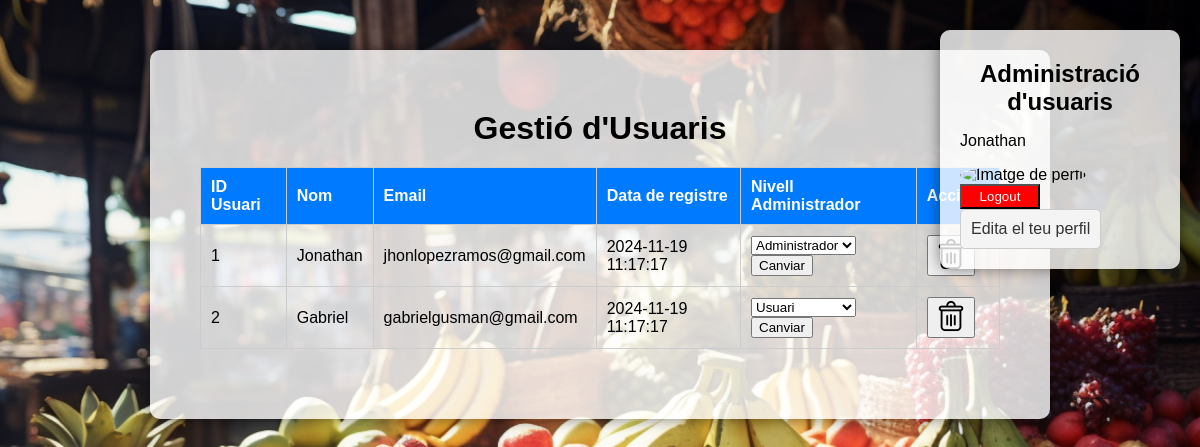
Page /vista/vista.administrador.php (signed in) on the committed database.
### tables this page shows
CREATE TABLE usuaris (
    id_usuari INT AUTO_INCREMENT PRIMARY KEY,
    nom VARCHAR(100) NOT NULL,
    email VARCHAR(255) NOT NULL UNIQUE,
    contrasenya VARCHAR(255) NOT NULL,
    data_registre TIMESTAMP DEFAULT CURRENT_TIMESTAMP,
    nivell_administrador INT DEFAULT 2,
    id_imatge INT DEFAULT 2,
    CONSTRAINT fk_usuari_imatge FOREIGN KEY (id_imatge) REFERENCES imatges_perfil(id_imatge)
);

### vista/vista.administrador.php (the view, shortened to what this page needs)
<?php
require '../controlador/cont.processar.php';
$usuaris = $pdo->query("SELECT id_usuari, nom, email, data_registre, nivell_administrador FROM usuaris")->fetchAll(PDO::FETCH_ASSOC);
?>
<!DOCTYPE html>
<html lang="ca">
<head>
    <link rel="stylesheet" href="../css/estils.css">
</head>
<body>
    <div class="logout-container">
        <h2>Administració d'usuaris</h2>
        <p><?php echo htmlspecialchars($_SESSION['nom_usuari']); ?></p>
        <img
            src="<?php echo htmlspecialchars('../'. $_SESSION['imatge_perfil'] ?? '../imgPerfils/default.jpg'); ?>"
            alt="Imatge de perfil"
            class="avatar"
        >
        <form method="POST" action="/controlador/cont.logout.php"class="form-logout">
            <button type="submit" class="logout-button">Logout</button>
        </form>
    <div class="dropdown">
        <div class="dropdown-toggle" onclick="toggleDropdown()">Edita el teu perfil</div>
        </div>
    </div>
    <div class="veure-compres-container">
    <h1>Gestió d'Usuaris</h1>
    <table class="table" style="width: 100%; border-collapse: collapse; margin-top: 20px;">
    <thead>
        <tr>
            <th>ID Usuari</th>
            <th>Nom</th>
            <th>Email</th>
            <th>Data de registre</th>
            <th>Nivell Administrador</th>
            <th>Accions</th>
        </tr>
    </thead>
    <tbody>
        <?php foreach ($usuaris as $usuari): ?>
            <tr>
                <td><?= htmlspecialchars($usuari['id_usuari']); ?></td>
                <td><?= htmlspecialchars($usuari['nom']); ?></td>
                <td><?= htmlspecialchars($usuari['email']); ?></td>
                <td><?= htmlspecialchars($usuari['data_registre']); ?></td>
                <td>
                    <form action="../controlador/cont.administracioUsuaris.php" method="post" style="display: block">
                        <select name="nivell_administrador" class="form-select">
                            <option value="1" <?= $usuari['nivell_administrador'] == 1 ? 'selected' : ''; ?>>Administrador</option>
                            <option value="2" <?= $usuari['nivell_administrador'] == 2 ? 'selected' : ''; ?>>Usuari</option>
                        </select>
                        <button type="submit" class="btn btn-primary mt-2">Canviar</button>
                    </form>
                </td>
                <td>
                    <form action="../controlador/cont.administracioUsuaris.php" method="post" style="display: block">
                        <button type="submit" class="btn btn-danger">
                            <img src="../img/browse.png" alt="Eliminar" style="width: 32px; height: 32px;">
                        </button>
                    </form>
                </td>
            </tr>
        <?php endforeach; ?>
    </div>
</body>
</html>

### css/estils.css (style rules this page uses)
body, html { margin: 0; padding: 0; font-family: Arial, sans-serif; background: url('../img/tienda.jpg') no-repeat center center fixed; background-size: cover; height: 100vh; }
h1, h2, h4 { text-align: center; margin: 10px 0; }
form { width: 100%; margin: 0 auto; clear: both; }
table { width: 100%; border-collapse: collapse; margin-top: 20px; float: none; }
th { background-color: #007bff; color: white; }
th, td { padding: 10px; border: 1px solid #ccc; text-align: left; }
form { display: none; }
.logout-container { background: rgba(255, 255, 255, 0.8); padding: 20px; border-radius: 10px; width: 200px; box-shadow: 0 0 15px rgba(0, 0, 0, 0.5); position: fixed; top: 30px; right: 20px; text-align: left; z-index: 1000; }
.form-logout { display: block; }
.logout-button { display: block; background-color: red; color: white; width: 80px; height: 25px; }
.veure-compres-container { max-width: 800px; margin: 50px auto; background: rgba(255, 255, 255, 0.8); border-radius: 10px; box-shadow: 0 0 15px rgba(0, 0, 0, 0.5); padding: 50px; clear: both; }
.table { width: 90%; margin: 20px auto; border-collapse: collapse; }
.avatar { width: 20%; height: 20%; border-radius: 100%; text-align: center; }
.dropdown { position: relative; display: inline-block; cursor: pointer; }
.dropdown-toggle { padding: 10px; background-color: #f4f4f4; border: 1px solid #ccc; border-radius: 5px; text-align: center; font-size: 16px; color: #333; }

### rows in the picture
usuaris: id_usuari "1", nom "Jonathan", email "jhonlopezramos@gmail.com", data_registre "2024-11-19 11:17:17", nivell_administrador "Administrador"
usuaris: id_usuari "2", nom "Gabriel", email "gabrielgusman@gmail.com", data_registre "2024-11-19 11:17:17", nivell_administrador "Usuari"

### other values in the picture
$_SESSION['nom_usuari'] "Jonathan"
